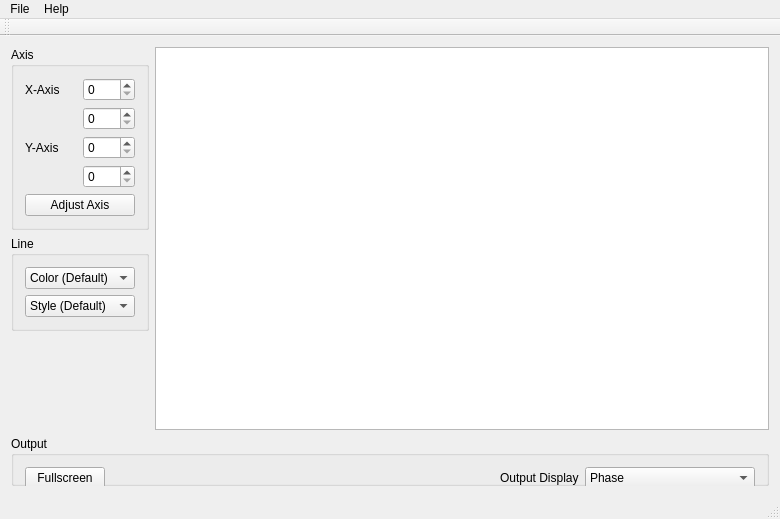
<?xml version="1.0" encoding="UTF-8"?>
<ui version="4.0">
 <class>MainWindow</class>
 <widget class="QMainWindow" name="MainWindow">
  <property name="geometry">
   <rect>
    <x>0</x>
    <y>0</y>
    <width>780</width>
    <height>519</height>
   </rect>
  </property>
  <property name="windowTitle">
   <string>MainWindow</string>
  </property>
  <widget class="QWidget" name="centralWidget">
   <layout class="QGridLayout" name="gridLayout_4">
    <item row="0" column="0">
     <widget class="QGroupBox" name="groupBox_2">
      <property name="title">
       <string>Axis</string>
      </property>
      <layout class="QGridLayout" name="gridLayout_3">
       <item row="0" column="0">
        <widget class="QLabel" name="label_2">
         <property name="text">
          <string>X-Axis</string>
         </property>
        </widget>
       </item>
       <item row="0" column="1">
        <widget class="QSpinBox" name="xspinBoxLower"/>
       </item>
       <item row="1" column="1">
        <widget class="QSpinBox" name="xspinBoxUpper"/>
       </item>
       <item row="2" column="0">
        <widget class="QLabel" name="label_3">
         <property name="text">
          <string>Y-Axis</string>
         </property>
        </widget>
       </item>
       <item row="2" column="1">
        <widget class="QSpinBox" name="yspinBoxLower"/>
       </item>
       <item row="3" column="1">
        <widget class="QSpinBox" name="yspinBoxUpper"/>
       </item>
       <item row="4" column="0" colspan="2">
        <widget class="QPushButton" name="btnAdjustAxis">
         <property name="text">
          <string>Adjust Axis</string>
         </property>
        </widget>
       </item>
      </layout>
     </widget>
    </item>
    <item row="1" column="0">
     <widget class="QGroupBox" name="groupBox_3">
      <property name="title">
       <string>Line</string>
      </property>
      <layout class="QGridLayout" name="gridLayout_2">
       <item row="0" column="0">
        <widget class="QComboBox" name="cBoxColor">
         <item>
          <property name="text">
           <string>Color (Default)</string>
          </property>
         </item>
         <item>
          <property name="text">
           <string>Green</string>
          </property>
         </item>
         <item>
          <property name="text">
           <string>Red</string>
          </property>
         </item>
         <item>
          <property name="text">
           <string>Blue</string>
          </property>
         </item>
         <item>
          <property name="text">
           <string>Magenta</string>
          </property>
         </item>
         <item>
          <property name="text">
           <string>Yellow</string>
          </property>
         </item>
         <item>
          <property name="text">
           <string>Brown</string>
          </property>
         </item>
        </widget>
       </item>
       <item row="1" column="0">
        <widget class="QComboBox" name="cBoxStyle">
         <item>
          <property name="text">
           <string>Style (Default)</string>
          </property>
         </item>
         <item>
          <property name="text">
           <string>Points</string>
          </property>
         </item>
         <item>
          <property name="text">
           <string>Dotted</string>
          </property>
         </item>
         <item>
          <property name="text">
           <string>Dash</string>
          </property>
         </item>
        </widget>
       </item>
      </layout>
     </widget>
    </item>
    <item row="3" column="0" colspan="2">
     <widget class="QGroupBox" name="groupBox">
      <property name="maximumSize">
       <size>
        <width>16777215</width>
        <height>50</height>
       </size>
      </property>
      <property name="title">
       <string>Output</string>
      </property>
      <layout class="QGridLayout" name="gridLayout">
       <item row="0" column="4">
        <widget class="QComboBox" name="cBoxOutput">
         <property name="minimumSize">
          <size>
           <width>0</width>
           <height>22</height>
          </size>
         </property>
         <item>
          <property name="text">
           <string>Phase</string>
          </property>
         </item>
         <item>
          <property name="text">
           <string>Magnitude</string>
          </property>
         </item>
         <item>
          <property name="text">
           <string>Magnitude (from speaker)</string>
          </property>
         </item>
        </widget>
       </item>
       <item row="0" column="0">
        <widget class="QPushButton" name="btnFullScreen">
         <property name="minimumSize">
          <size>
           <width>0</width>
           <height>22</height>
          </size>
         </property>
         <property name="text">
          <string>Fullscreen</string>
         </property>
        </widget>
       </item>
       <item row="0" column="1">
        <spacer name="horizontalSpacer">
         <property name="orientation">
          <enum>Qt::Horizontal</enum>
         </property>
         <property name="sizeHint" stdset="0">
          <size>
           <width>425</width>
           <height>14</height>
          </size>
         </property>
        </spacer>
       </item>
       <item row="0" column="3">
        <widget class="QLabel" name="label">
         <property name="minimumSize">
          <size>
           <width>0</width>
           <height>22</height>
          </size>
         </property>
         <property name="text">
          <string>Output Display</string>
         </property>
        </widget>
       </item>
      </layout>
     </widget>
    </item>
    <item row="2" column="0">
     <spacer name="verticalSpacer">
      <property name="orientation">
       <enum>Qt::Vertical</enum>
      </property>
      <property name="sizeHint" stdset="0">
       <size>
        <width>20</width>
        <height>40</height>
       </size>
      </property>
     </spacer>
    </item>
    <item row="0" column="1" rowspan="3">
     <widget class="PlotWidget" name="graphicsView"/>
    </item>
   </layout>
  </widget>
  <widget class="QMenuBar" name="menuBar">
   <property name="geometry">
    <rect>
     <x>0</x>
     <y>0</y>
     <width>780</width>
     <height>21</height>
    </rect>
   </property>
   <widget class="QMenu" name="menuFile">
    <property name="title">
     <string>File</string>
    </property>
    <addaction name="actionSave"/>
    <addaction name="actionClose"/>
   </widget>
   <widget class="QMenu" name="menuHelp">
    <property name="title">
     <string>Help</string>
    </property>
    <addaction name="actionAbout"/>
   </widget>
   <addaction name="menuFile"/>
   <addaction name="menuHelp"/>
  </widget>
  <widget class="QToolBar" name="mainToolBar">
   <attribute name="toolBarArea">
    <enum>TopToolBarArea</enum>
   </attribute>
   <attribute name="toolBarBreak">
    <bool>false</bool>
   </attribute>
  </widget>
  <widget class="QStatusBar" name="statusBar"/>
  <action name="actionSave">
   <property name="text">
    <string>Save</string>
   </property>
  </action>
  <action name="actionAbout">
   <property name="text">
    <string>About</string>
   </property>
  </action>
  <action name="actionClose">
   <property name="text">
    <string>Close</string>
   </property>
  </action>
 </widget>
 <layoutdefault spacing="6" margin="11"/>
 <customwidgets>
  <customwidget>
   <class>PlotWidget</class>
   <extends>QGraphicsView</extends>
   <header>pyqtgraph</header>
  </customwidget>
 </customwidgets>
 <resources/>
 <connections/>
</ui>
